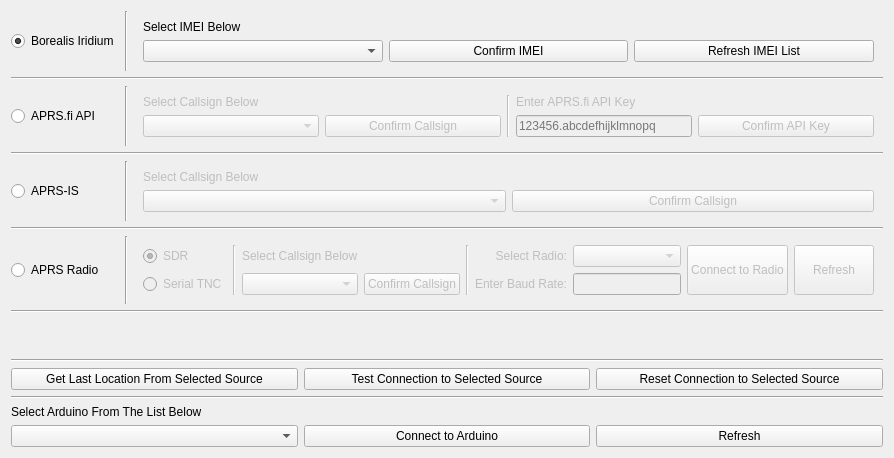
      <widget class="QWidget" name="TrackingArduino_tab">
       <attribute name="title">
        <string>Tracking Source/Arduino</string>
       </attribute>
       <layout class="QGridLayout" name="gridLayout_10">
        <item row="0" column="0">
         <layout class="QGridLayout" name="TrackingArduino_tab_grid">
          <item row="6" column="1">
           <widget class="Line" name="line_13">
            <property name="orientation">
             <enum>Qt::Vertical</enum>
            </property>
           </widget>
          </item>
          <item row="2" column="1">
           <widget class="Line" name="line_5">
            <property name="orientation">
             <enum>Qt::Vertical</enum>
            </property>
           </widget>
          </item>
          <item row="1" column="0" colspan="3">
           <widget class="Line" name="line_3">
            <property name="orientation">
             <enum>Qt::Horizontal</enum>
            </property>
           </widget>
          </item>
          <item row="0" column="2">
           <widget class="QWidget" name="Borealis_widget" native="true">
            <property name="enabled">
             <bool>true</bool>
            </property>
            <layout class="QGridLayout" name="gridLayout_11">
             <item row="1" column="0">
              <widget class="QComboBox" name="Borealis_comboBox_IMEI"/>
             </item>
             <item row="0" column="0">
              <widget class="QLabel" name="Borealis_label_EnterIMEI">
               <property name="text">
                <string>Select IMEI Below</string>
               </property>
              </widget>
             </item>
             <item row="1" column="1">
              <widget class="QPushButton" name="Borealis_button_ConfirmIMEI">
               <property name="enabled">
                <bool>true</bool>
               </property>
               <property name="text">
                <string>Confirm IMEI</string>
               </property>
              </widget>
             </item>
             <item row="1" column="2">
              <widget class="QPushButton" name="Borealis_button_RefreshIMEI">
               <property name="enabled">
                <bool>true</bool>
               </property>
               <property name="text">
                <string>Refresh IMEI List</string>
               </property>
              </widget>
             </item>
            </layout>
           </widget>
          </item>
          <item row="2" column="2">
           <widget class="QWidget" name="APRS_fi_widget" native="true">
            <property name="enabled">
             <bool>false</bool>
            </property>
            <layout class="QGridLayout" name="gridLayout_9">
             <item row="1" column="4">
              <widget class="QPushButton" name="APRS_fi_button_ConfirmAPIKey">
               <property name="sizePolicy">
                <sizepolicy hsizetype="Preferred" vsizetype="Fixed">
                 <horstretch>0</horstretch>
                 <verstretch>0</verstretch>
                </sizepolicy>
               </property>
               <property name="text">
                <string>Confirm API Key</string>
               </property>
              </widget>
             </item>
             <item row="0" column="3">
              <widget class="QLabel" name="APRS_fi_label_EnterAPIKey">
               <property name="text">
                <string>Enter APRS.fi API Key</string>
               </property>
              </widget>
             </item>
             <item row="0" column="0">
              <widget class="QLabel" name="APRS_fi_label_EnterCallsign">
               <property name="text">
                <string>Select Callsign Below</string>
               </property>
              </widget>
             </item>
             <item row="1" column="3">
              <widget class="QLineEdit" name="APRS_fi_lineEdit_APIKey">
               <property name="sizePolicy">
                <sizepolicy hsizetype="Minimum" vsizetype="Fixed">
                 <horstretch>0</horstretch>
                 <verstretch>0</verstretch>
                </sizepolicy>
               </property>
               <property name="minimumSize">
                <size>
                 <width>170</width>
                 <height>0</height>
                </size>
               </property>
               <property name="maxLength">
                <number>23</number>
               </property>
               <property name="placeholderText">
                <string>123456.abcdefhijklmnopq</string>
               </property>
              </widget>
             </item>
             <item row="0" column="2" rowspan="2">
              <widget class="Line" name="line_11">
               <property name="orientation">
                <enum>Qt::Vertical</enum>
               </property>
              </widget>
             </item>
             <item row="1" column="1">
              <widget class="QPushButton" name="APRS_fi_button_ConfirmCallsign">
               <property name="sizePolicy">
                <sizepolicy hsizetype="Preferred" vsizetype="Fixed">
                 <horstretch>0</horstretch>
                 <verstretch>0</verstretch>
                </sizepolicy>
               </property>
               <property name="text">
                <string>Confirm Callsign</string>
               </property>
              </widget>
             </item>
             <item row="1" column="0">
              <widget class="QComboBox" name="APRS_fi_comboBox_Callsign"/>
             </item>
            </layout>
           </widget>
          </item>
          <item row="4" column="0">
           <widget class="QRadioButton" name="APRS_IS_radioButton">
            <property name="enabled">
             <bool>true</bool>
            </property>
            <property name="text">
             <string>APRS-IS</string>
            </property>
            <attribute name="buttonGroup">
             <string notr="true">trackingSource_buttongroup_radioButtons</string>
            </attribute>
           </widget>
          </item>
          <item row="16" column="0" colspan="3">
           <layout class="QGridLayout" name="Arduino_grid">
            <item row="7" column="0">
             <widget class="QComboBox" name="Arduino_comboBox_COMPort"/>
            </item>
            <item row="7" column="1">
             <widget class="QPushButton" name="Arduino_button_ConnectArduino">
              <property name="text">
               <string>Connect to Arduino</string>
              </property>
             </widget>
            </item>
            <item row="5" column="0">
             <widget class="QLabel" name="Arduino_label_SelectArduino">
              <property name="text">
               <string>Select Arduino From The List Below</string>
              </property>
             </widget>
            </item>
            <item row="7" column="2">
             <widget class="QPushButton" name="Arduino_button_refreshCOMPorts">
              <property name="text">
               <string>Refresh</string>
              </property>
             </widget>
            </item>
           </layout>
          </item>
          <item row="6" column="2">
           <widget class="QWidget" name="APRS_Radio_widget" native="true">
            <property name="enabled">
             <bool>false</bool>
            </property>
            <layout class="QGridLayout" name="gridLayout_3">
             <item row="1" column="0">
              <widget class="QRadioButton" name="APRS_Radio_radioButton_Serial">
               <property name="sizePolicy">
                <sizepolicy hsizetype="Fixed" vsizetype="Fixed">
                 <horstretch>0</horstretch>
                 <verstretch>0</verstretch>
                </sizepolicy>
               </property>
               <property name="text">
                <string>Serial TNC</string>
               </property>
               <property name="checkable">
                <bool>true</bool>
               </property>
               <attribute name="buttonGroup">
                <string notr="true">APRS_Radio_buttongroup_Selection</string>
               </attribute>
              </widget>
             </item>
             <item row="0" column="0">
              <widget class="QRadioButton" name="APRS_Radio_radioButton_SDR">
               <property name="sizePolicy">
                <sizepolicy hsizetype="Fixed" vsizetype="Fixed">
                 <horstretch>0</horstretch>
                 <verstretch>0</verstretch>
                </sizepolicy>
               </property>
               <property name="text">
                <string>SDR</string>
               </property>
               <property name="checked">
                <bool>true</bool>
               </property>
               <attribute name="buttonGroup">
                <string notr="true">APRS_Radio_buttongroup_Selection</string>
               </attribute>
              </widget>
             </item>
             <item row="0" column="1" rowspan="2">
              <widget class="Line" name="line_49">
               <property name="orientation">
                <enum>Qt::Vertical</enum>
               </property>
              </widget>
             </item>
             <item row="0" column="7" rowspan="2">
              <widget class="QWidget" name="APRS_Radio_widget_Radio" native="true">
               <property name="enabled">
                <bool>false</bool>
               </property>
               <layout class="QGridLayout" name="gridLayout_4">
                <property name="leftMargin">
                 <number>0</number>
                </property>
                <property name="topMargin">
                 <number>0</number>
                </property>
                <property name="rightMargin">
                 <number>0</number>
                </property>
                <property name="bottomMargin">
                 <number>0</number>
                </property>
                <item row="2" column="1">
                 <widget class="QLabel" name="APRS_Radio_label_EnterBaudrate">
                  <property name="text">
                   <string>Enter Baud Rate:</string>
                  </property>
                  <property name="alignment">
                   <set>Qt::AlignRight|Qt::AlignTrailing|Qt::AlignVCenter</set>
                  </property>
                 </widget>
                </item>
                <item row="2" column="2">
                 <widget class="QLineEdit" name="APRS_Radio_lineEdit_Baudrate">
                  <property name="sizePolicy">
                   <sizepolicy hsizetype="Preferred" vsizetype="Fixed">
                    <horstretch>0</horstretch>
                    <verstretch>0</verstretch>
                   </sizepolicy>
                  </property>
                 </widget>
                </item>
                <item row="1" column="2">
                 <widget class="QComboBox" name="APRS_Radio_comboBox_COMPort"/>
                </item>
                <item row="1" column="1">
                 <widget class="QLabel" name="APRS_Radio_label_SelectRadio">
                  <property name="text">
                   <string>Select Radio:</string>
                  </property>
                  <property name="alignment">
                   <set>Qt::AlignRight|Qt::AlignTrailing|Qt::AlignVCenter</set>
                  </property>
                 </widget>
                </item>
                <item row="1" column="5" rowspan="2">
                 <widget class="QPushButton" name="APRS_Radio_button_refreshCOMPorts">
                  <property name="sizePolicy">
                   <sizepolicy hsizetype="Minimum" vsizetype="Preferred">
                    <horstretch>0</horstretch>
                    <verstretch>0</verstretch>
                   </sizepolicy>
                  </property>
                  <property name="text">
                   <string>Refresh</string>
                  </property>
                 </widget>
                </item>
                <item row="1" column="4" rowspan="2">
                 <widget class="QPushButton" name="APRS_Radio_button_ConnectRadio">
                  <property name="sizePolicy">
                   <sizepolicy hsizetype="Minimum" vsizetype="Preferred">
                    <horstretch>0</horstretch>
                    <verstretch>0</verstretch>
                   </sizepolicy>
                  </property>
                  <property name="text">
                   <string>Connect to Radio</string>
                  </property>
                 </widget>
                </item>
               </layout>
              </widget>
             </item>
             <item row="0" column="4" rowspan="2">
              <layout class="QGridLayout" name="APRS_Radio_grid_Callsign">
               <item row="1" column="1">
                <widget class="QPushButton" name="APRS_Radio_button_ConfirmCallsign">
                 <property name="sizePolicy">
                  <sizepolicy hsizetype="Preferred" vsizetype="Fixed">
                   <horstretch>0</horstretch>
                   <verstretch>0</verstretch>
                  </sizepolicy>
                 </property>
                 <property name="text">
                  <string>Confirm Callsign</string>
                 </property>
                </widget>
               </item>
               <item row="0" column="0">
                <widget class="QLabel" name="APRS_Radio_label_SelectCallsign">
                 <property name="text">
                  <string>Select Callsign Below</string>
                 </property>
                </widget>
               </item>
               <item row="1" column="0">
                <widget class="QComboBox" name="APRS_Radio_comboBox_Callsign"/>
               </item>
              </layout>
             </item>
             <item row="0" column="5" rowspan="2">
              <widget class="Line" name="line_27">
               <property name="orientation">
                <enum>Qt::Vertical</enum>
               </property>
              </widget>
             </item>
            </layout>
           </widget>
          </item>
          <item row="0" column="1">
           <widget class="Line" name="line_4">
            <property name="orientation">
             <enum>Qt::Vertical</enum>
            </property>
           </widget>
          </item>
          <item row="2" column="0">
           <widget class="QRadioButton" name="APRS_fi_radioButton">
            <property name="text">
             <string>APRS.fi API</string>
            </property>
            <attribute name="buttonGroup">
             <string notr="true">trackingSource_buttongroup_radioButtons</string>
            </attribute>
           </widget>
          </item>
          <item row="0" column="0">
           <widget class="QRadioButton" name="Borealis_radioButton">
            <property name="sizePolicy">
             <sizepolicy hsizetype="Fixed" vsizetype="Fixed">
              <horstretch>0</horstretch>
              <verstretch>0</verstretch>
             </sizepolicy>
            </property>
            <property name="text">
             <string>Borealis Iridium</string>
            </property>
            <property name="checked">
             <bool>true</bool>
            </property>
            <attribute name="buttonGroup">
             <string notr="true">trackingSource_buttongroup_radioButtons</string>
            </attribute>
           </widget>
          </item>
          <item row="6" column="0">
           <widget class="QRadioButton" name="APRS_Radio_radioButton">
            <property name="enabled">
             <bool>true</bool>
            </property>
            <property name="text">
             <string>APRS Radio</string>
            </property>
            <attribute name="buttonGroup">
             <string notr="true">trackingSource_buttongroup_radioButtons</string>
            </attribute>
           </widget>
          </item>
          <item row="4" column="1">
           <widget class="Line" name="line_14">
            <property name="orientation">
             <enum>Qt::Vertical</enum>
            </property>
           </widget>
          </item>
          <item row="15" column="0" colspan="3">
           <widget class="Line" name="line">
            <property name="orientation">
             <enum>Qt::Horizontal</enum>
            </property>
           </widget>
          </item>
          <item row="3" column="0" colspan="3">
           <widget class="Line" name="line_12">
            <property name="orientation">
             <enum>Qt::Horizontal</enum>
            </property>
           </widget>
          </item>
          <item row="11" column="0" colspan="3">
           <widget class="Line" name="line_16">
            <property name="orientation">
             <enum>Qt::Horizontal</enum>
            </property>
           </widget>
          </item>
          <item row="4" column="2">
           <widget class="QWidget" name="APRS_IS_widget" native="true">
            <property name="enabled">
             <bool>false</bool>
            </property>
            <layout class="QGridLayout" name="gridLayout_2">
             <item row="1" column="0">
              <widget class="QComboBox" name="APRS_IS_comboBox_Callsign"/>
             </item>
             <item row="1" column="1">
              <widget class="QPushButton" name="APRS_IS_button_ConfirmCallsign">
               <property name="sizePolicy">
                <sizepolicy hsizetype="Preferred" vsizetype="Fixed">
                 <horstretch>0</horstretch>
                 <verstretch>0</verstretch>
                </sizepolicy>
               </property>
               <property name="text">
                <string>Confirm Callsign</string>
               </property>
              </widget>
             </item>
             <item row="0" column="0">
              <widget class="QLabel" name="APRS_IS_label_EnterCallsign">
               <property name="text">
                <string>Select Callsign Below</string>
               </property>
              </widget>
             </item>
            </layout>
           </widget>
          </item>
          <item row="8" column="0">
           <spacer name="verticalSpacer">
            <property name="orientation">
             <enum>Qt::Vertical</enum>
            </property>
            <property name="sizeHint" stdset="0">
             <size>
              <width>20</width>
              <height>40</height>
             </size>
            </property>
           </spacer>
          </item>
          <item row="7" column="0" colspan="3">
           <widget class="Line" name="line_10">
            <property name="orientation">
             <enum>Qt::Horizontal</enum>
            </property>
           </widget>
          </item>
          <item row="5" column="0" colspan="3">
           <widget class="Line" name="line_6">
            <property name="orientation">
             <enum>Qt::Horizontal</enum>
            </property>
           </widget>
          </item>
          <item row="14" column="0" colspan="3">
           <layout class="QGridLayout" name="Source_Options_grid">
            <item row="0" column="2">
             <widget class="QPushButton" name="Tracking_button_Reset">
              <property name="sizePolicy">
               <sizepolicy hsizetype="Preferred" vsizetype="Fixed">
                <horstretch>0</horstretch>
                <verstretch>0</verstretch>
               </sizepolicy>
              </property>
              <property name="text">
               <string>Reset Connection to Selected Source</string>
              </property>
             </widget>
            </item>
            <item row="0" column="0">
             <widget class="QPushButton" name="Tracking_button_Refresh">
              <property name="text">
               <string>Get Last Location From Selected Source</string>
              </property>
             </widget>
            </item>
            <item row="0" column="1">
             <widget class="QPushButton" name="Tracking_button_Test">
              <property name="sizePolicy">
               <sizepolicy hsizetype="Preferred" vsizetype="Fixed">
                <horstretch>0</horstretch>
                <verstretch>0</verstretch>
               </sizepolicy>
              </property>
              <property name="text">
               <string>Test Connection to Selected Source</string>
              </property>
             </widget>
            </item>
           </layout>
          </item>
         </layout>
        </item>
       </layout>
      </widget>
